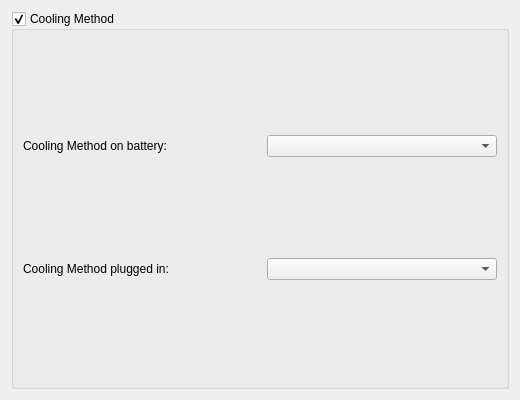
<?xml version="1.0" encoding="UTF-8"?>
<ui version="4.0">
 <author>Azael Avalos &lt;coproscefalo@gmail.com&gt;</author>
 <class>PowerSave</class>
 <widget class="QWidget" name="PowerSave">
  <property name="geometry">
   <rect>
    <x>0</x>
    <y>0</y>
    <width>520</width>
    <height>400</height>
   </rect>
  </property>
  <property name="windowTitle">
   <string>Power Save</string>
  </property>
  <layout class="QVBoxLayout" name="verticalLayout">
   <item>
    <widget class="QGroupBox" name="groupBox">
     <property name="title">
      <string>Cooling Method</string>
     </property>
     <property name="flat">
      <bool>true</bool>
     </property>
     <property name="checkable">
      <bool>true</bool>
     </property>
     <property name="checked">
      <bool>true</bool>
     </property>
     <property name="toolTip">
      <string>Toggles the Cooling Method monitoring feature.  The laptop fan changes its speed according to the method selected.</string>
     </property>
     <property name="whatsThis">
      <string>Toggles the Cooling Method monitoring feature.  The laptop fan changes its speed according to the method selected.</string>
     </property>
     <layout class="QGridLayout" name="gridLayout">
      <item row="0" column="2">
       <widget class="QComboBox" name="cooling_method_battery_combobox">
        <property name="toolTip">
         <string>Changes the fan Cooling Method when the laptop is running on battery.</string>
        </property>
        <property name="whatsThis">
         <string>Changes the fan Cooling Method when the laptop is running on battery.</string>
        </property>
       </widget>
      </item>
      <item row="0" column="1">
       <spacer name="cooling_battery_spacer">
        <property name="orientation">
         <enum>Qt::Horizontal</enum>
        </property>
       </spacer>
      </item>
      <item row="0" column="0">
       <widget class="QLabel" name="cooling_method_battery_label">
        <property name="text">
         <string>Cooling Method on battery:</string>
        </property>
       </widget>
      </item>
      <item row="1" column="0">
       <widget class="QLabel" name="cooling_method_plugged_label">
        <property name="text">
         <string>Cooling Method plugged in:</string>
        </property>
       </widget>
      </item>
      <item row="1" column="1">
       <spacer name="cooling_plugged_spacer">
        <property name="orientation">
         <enum>Qt::Horizontal</enum>
        </property>
       </spacer>
      </item>
      <item row="1" column="2">
       <widget class="QComboBox" name="cooling_method_plugged_combobox">
        <property name="toolTip">
         <string>Changes the fan Cooling Method when the laptop is connected to AC.</string>
        </property>
        <property name="whatsThis">
         <string>Changes the fan Cooling Method when the laptop is connected to AC.</string>
        </property>
       </widget>
      </item>
     </layout>
    </widget>
   </item>
  </layout>
 </widget>
 <resources/>
 <connections/>
</ui>
